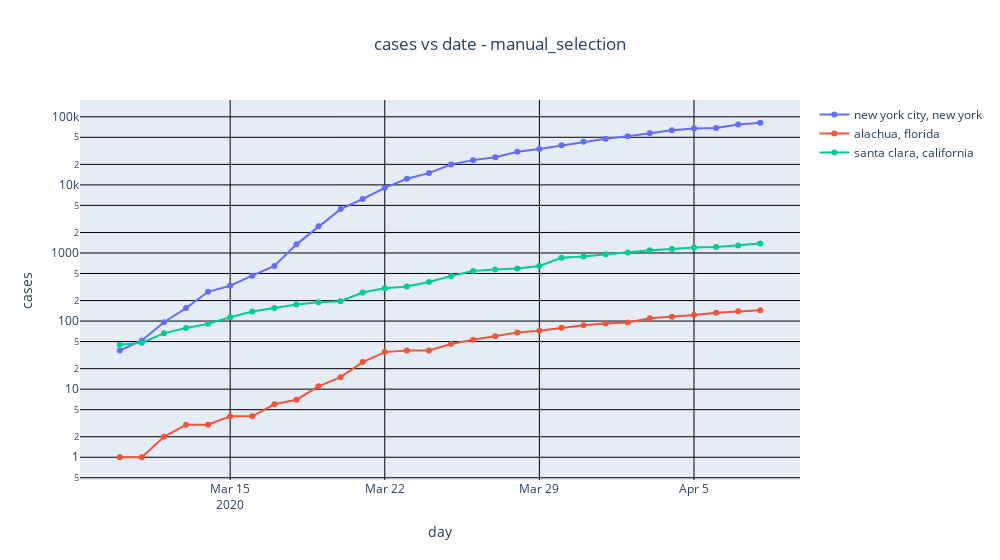

The cell this chart's notebook holds for it:
### Code cell
# graph: total cases per day
GRAPH_TITLE=f"cases vs date - {COUNTY_CRITERIA}"
graph_list=[]
for county,state in cs_list:
    indices=(nytplot_df.county==county) & (nytplot_df.state==state)
    tmp_df = nytplot_df[indices]
    graph_list.append(go.Scatter(name=f"{county}, {state}",
                               x=tmp_df['tstamp'],
                               y=tmp_df['cases'],
                               mode='lines+markers'
                               ))
x_axis=dict(
    showgrid=True,
    title='day')
y_axis=dict(
    showgrid=True,
    title='cases')

layout=go.Layout(
    title={
        'text':GRAPH_TITLE,
        'x':0.5  # center
    },
    xaxis=x_axis,
    yaxis_type="log",
    yaxis=y_axis,
    width=1000,
    showlegend=True
)
fig = go.Figure( data=graph_list, layout=layout)
fig.update_yaxes(gridcolor='black')
fig.update_xaxes(gridcolor='black')
fig.show()

### Figure 1 — Plotly figure (JSON) as saved in the notebook; plotly's stock layout.template omitted (floating-point values rounded to 4 significant figures)
{"data": [{"mode": "lines+markers", "name": "new york city, new york", "type": "scatter", "x": ["2020-03-10T00:00:00", "2020-03-11T00:00:00", "2020-03-12T00:00:00", "2020-03-13T00:00:00", "2020-03-14T00:00:00", "2020-03-15T00:00:00", "2020-03-16T00:00:00", "2020-03-17T00:00:00", "2020-03-18T00:00:00", "2020-03-19T00:00:00", "2020-03-20T00:00:00", "2020-03-21T00:00:00", "2020-03-22T00:00:00", "2020-03-23T00:00:00", "2020-03-24T00:00:00", "2020-03-25T00:00:00", "2020-03-26T00:00:00", "2020-03-27T00:00:00", "2020-03-28T00:00:00", "2020-03-29T00:00:00", "2020-03-30T00:00:00", "2020-03-31T00:00:00", "2020-04-01T00:00:00", "2020-04-02T00:00:00", "2020-04-03T00:00:00", "2020-04-04T00:00:00", "2020-04-05T00:00:00", "2020-04-06T00:00:00", "2020-04-07T00:00:00", "2020-04-08T00:00:00"], "y": [37, 52, 96, 155, 269, 330, 464, 645, 1339, 2468, 4408, 6211, 9045, 12305, 14905, 20011, 23112, 25399, 30766, 33768, 38087, 43139, 47440, 51810, 57160, 63307, 67552, 68776, 76876, 81803]}, {"mode": "lines+markers", "name": "alachua, florida", "type": "scatter", "x": ["2020-03-10T00:00:00", "2020-03-11T00:00:00", "2020-03-12T00:00:00", "2020-03-13T00:00:00", "2020-03-14T00:00:00", "2020-03-15T00:00:00", "2020-03-16T00:00:00", "2020-03-17T00:00:00", "2020-03-18T00:00:00", "2020-03-19T00:00:00", "2020-03-20T00:00:00", "2020-03-21T00:00:00", "2020-03-22T00:00:00", "2020-03-23T00:00:00", "2020-03-24T00:00:00", "2020-03-25T00:00:00", "2020-03-26T00:00:00", "2020-03-27T00:00:00", "2020-03-28T00:00:00", "2020-03-29T00:00:00", "2020-03-30T00:00:00", "2020-03-31T00:00:00", "2020-04-01T00:00:00", "2020-04-02T00:00:00", "2020-04-03T00:00:00", "2020-04-04T00:00:00", "2020-04-05T00:00:00", "2020-04-06T00:00:00", "2020-04-07T00:00:00", "2020-04-08T00:00:00"], "y": [1, 1, 2, 3, 3, 4, 4, 6, 7, 11, 15, 25, 35, 37, 37, 46, 53, 60, 68, 72, 80, 87, 92, 95, 110, 116, 123, 133, 139, 144]}, {"mode": "lines+markers", "name": "santa clara, california", "type": "scatter", "x": ["2020-03-10T00:00:00", "2020-03-11T00:00:00", "2020-03-12T00:00:00", "2020-03-13T00:00:00", "2020-03-14T00:00:00", "2020-03-15T00:00:00", "2020-03-16T00:00:00", "2020-03-17T00:00:00", "2020-03-18T00:00:00", "2020-03-19T00:00:00", "2020-03-20T00:00:00", "2020-03-21T00:00:00", "2020-03-22T00:00:00", "2020-03-23T00:00:00", "2020-03-24T00:00:00", "2020-03-25T00:00:00", "2020-03-26T00:00:00", "2020-03-27T00:00:00", "2020-03-28T00:00:00", "2020-03-29T00:00:00", "2020-03-30T00:00:00", "2020-03-31T00:00:00", "2020-04-01T00:00:00", "2020-04-02T00:00:00", "2020-04-03T00:00:00", "2020-04-04T00:00:00", "2020-04-05T00:00:00", "2020-04-06T00:00:00", "2020-04-07T00:00:00", "2020-04-08T00:00:00"], "y": [45, 48, 66, 79, 91, 114, 138, 155, 175, 189, 196, 263, 303, 321, 375, 459, 542, 574, 591, 646, 848, 890, 956, 1019, 1094, 1148, 1207, 1224, 1285, 1380]}], "layout": {"showlegend": true, "title": {"text": "cases vs date - manual_selection", "x": 0.5}, "width": 1000, "xaxis": {"gridcolor": "black", "showgrid": true, "title": {"text": "day"}}, "yaxis": {"gridcolor": "black", "showgrid": true, "title": {"text": "cases"}, "type": "log"}}}
